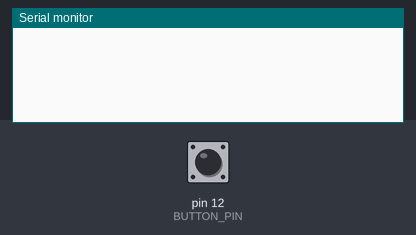
Bench run of a sketch on a simulated Arduino Uno, built with avr-gcc and run on an emulated ATmega328P. On the bench: the last lines printed to the serial monitor. The test bench sets the inputs (shaded band); at power-on: pin 12 (BUTTON_PIN) HIGH.

Above: at 1.2 s.
1.3 s: pin 12 (BUTTON_PIN) pulled LOW for 0.15 s
At 1.9 s:
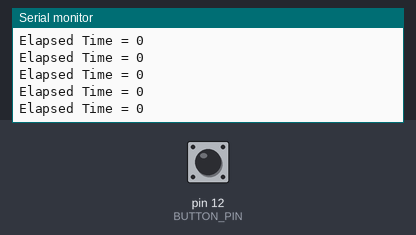
3.7 s: pin 12 (BUTTON_PIN) pulled LOW for 3.2 s
At 7.7 s:
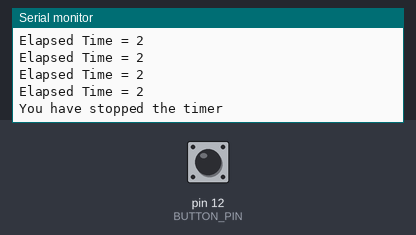
8.9 s: pin 12 (BUTTON_PIN) pulled LOW for 0.15 s
At 19.02 s:
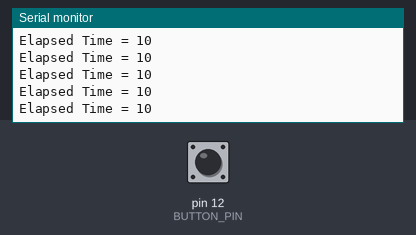
Timing chart, 0 to 19.5 s (numbered marks = the images above; inputs shaded):
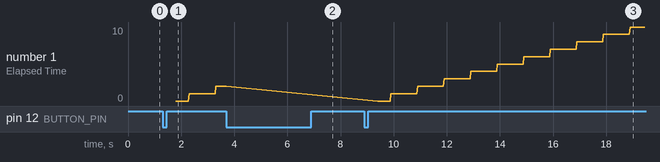

Measured:
- after the input at 1.3 s, the serial monitor: prints a new line after 0.50 s (image 1)
- after the input at 3.7 s, the serial monitor: prints a new line after 3.7 s (image 2)
- after the input at 8.9 s, the serial monitor: prints a new line after 0.50 s (image 3)
- plotted number 1: 2 → 10 after the input at 8.9 s

The sketch:

Challenge2Stopwatch.ino
```cpp
// Initialize variable the will hold the time
int counter = 0;

// Initialize the pin connected to the button
int BUTTON_PIN = 12;

// Initialize all the necessary states I will use for the program
bool startState = LOW;
bool pauseState = LOW;
bool resetState = LOW;

// Initialize all the time variables that I need to achieve all tasks
unsigned long startTime;
unsigned long currentTime;
unsigned long elapsedTime;
unsigned long timeWhilePaused;
unsigned long pauseTime;
unsigned long buttonTime;
unsigned long buttonPressTime;

void setup() {
  // Initialize pin mode
  pinMode(BUTTON_PIN, INPUT);

  Serial.begin(9600);
}

void loop() {
  // put your main code here, to run repeatedly:

  /* Program starts in standby mode where nothing really happens until the button is first clicked.
   * As soon as the button is clicked, necessary variables are reset in order to make sure the program as starting from the beginning.
   */
  if(digitalRead(BUTTON_PIN) == LOW && startState == LOW){
    //Start State transition
    startState = !startState;
    resetState = LOW;
    startTime = millis();
    pauseTime = 0;
    timeWhilePaused = 0;
    delay(500);
  }
  else if(digitalRead(BUTTON_PIN) == LOW && startState == HIGH){
    // Pause State transition
    buttonPressTime = 0;
    buttonTime = 0;
    /* Checks how long the button has been pressed
     * This state is also responsible for keeping track of how long the button has been pressed
     * for the situation in which the user wants to reset the program.
     */
    while(digitalRead(BUTTON_PIN) == LOW){
      buttonTime = millis();
      buttonPressTime = buttonTime - currentTime - timeWhilePaused;
      // Serial.println((String) "Button Press Time = " + buttonPressTime/1000);
    }
    buttonTime = 0;

    // Keeps track of time while paused
    pauseState = !pauseState;
    pauseTime += timeWhilePaused;
    timeWhilePaused = 0;

    delay(500);
  }
  else if(buttonPressTime > 3000){
    // Reset state
    Serial.println("You have stopped the timer");
    startState = LOW;
    pauseState = LOW;
    buttonPressTime = 0;
  }

  // Serial.println((String) "startState = " + startState);
  // Serial.println((String) "pauseState = " + pauseState);

  if(pauseState){
    /* In this state, we keep track of time while the program is paused. This value
     * is then used later on to subtract from the total elapsed time to compensate.
     */
    timeWhilePaused = millis();
    timeWhilePaused = timeWhilePaused - currentTime;
    // Serial.println((String) "Time While Paused = " + timeWhilePaused/1000);
  }
  else if(startState){
    /*
     *  In this state, we check the total elapsed time by taking any time pause
     *  and subtracting it from the time referenced before hand using the millis() function
     */
    // Serial.println((String) "Pause time = " + pauseTime/1000);
    currentTime = millis();
    elapsedTime = currentTime - startTime - pauseTime;
    counter = elapsedTime/1000;
    // Serial.println((String) "Elapsed Time = " + elapsedTime%100);
    if(elapsedTime % 100 < 10){Serial.println((String) "Elapsed Time = " + counter);}

  }

}
```
